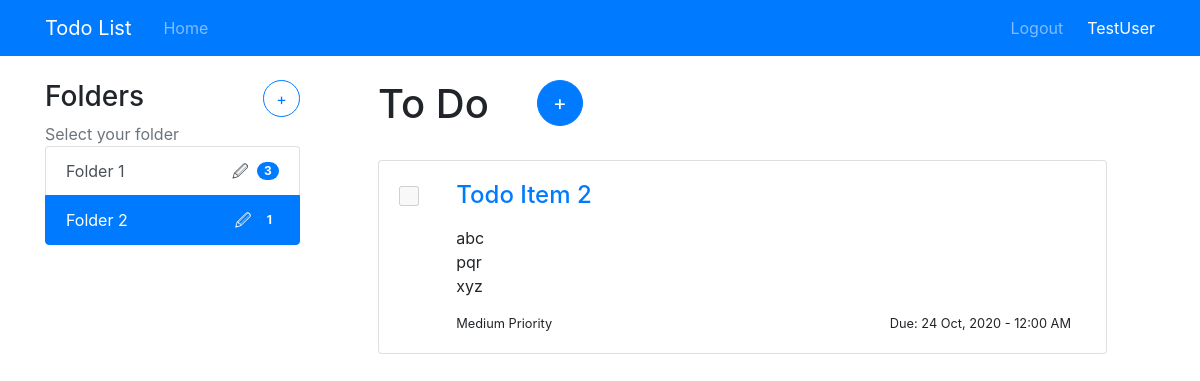
/11/ (signed in), run on the app's committed database.
### todo/models.py (models this page shows, shortened)
class Folder(models.Model):
    name = models.CharField(max_length=200)
    user = models.ForeignKey(User, on_delete=models.CASCADE)
    def no_of_entries(self):
        return self.entry_set.count()

class Entry(models.Model):
    name = models.CharField(max_length=200)
    description = models.TextField()
    date_created = models.DateTimeField(default=timezone.now)
    due_date = models.DateTimeField()
    priority = models.PositiveIntegerField(default=1, choices=PRIORITY_CHOICES)
    completed = models.BooleanField(default=False)
    folder = models.ForeignKey(Folder, on_delete=models.CASCADE)

### todo/views.py (the view)
# urls.py: path('<int:folder_id>/', views.folder, name='folder'),
@login_required
def folder(request, folder_id):
    try:
        folder = Folder.objects.get(pk=folder_id)
        if folder.user != request.user:
            return home(request)
    except Folder.DoesNotExist:
        return home(request)
    context = {
        "folders": request.user.folder_set.all(),
        "current_folder": folder
    }
    return render(request, "todo/home.html", context)

### todo/templates/todo/home.html (shortened to what this page needs)
{% extends "todo/base.html" %}
{% block content %}
    <div class="row">
        <div class="col-md-3">
            <div class="content-section">
                <div class="row">
                    <div class="col-12 d-flex">
                        <h3>Folders</h3>
                        <a class="btn btn-outline-primary rounded-circle ml-auto" href="{% url 'todo:create_folder' %}" style="width: 37px; height: 37px">
                            <span style="font-size:1rem;"> + </span>
                        </a>
                    </div>
                </div>
                <div class='text-muted '>Select your folder
                </div>
                <div class="list-group ">
                    {% for folder in folders %}
                        <span
                        class="list-group-item list-group-item-action d-flex align-items-center {% if folder == current_folder %}active{% endif %}">
                            <a href="{% url 'todo:folder' folder.id %}" {% if folder == current_folder %}style="color:#fff;"{% else %}style="color:#495057;"{% endif %}>
                                {{ folder.name }}
                            </a>
                            <a class="ml-auto mr-2" href="{% url 'todo:update_folder' folder.id %}" {% if folder == current_folder %}style="color:#fff;"{% else %}style="color:#495057;"{% endif %}> 🖉 </a>
                            <span class="badge badge-primary badge-pill">{{ folder.no_of_entries }}</span>
                        </span>
                    {% endfor %}
                </div>
            </div>
        </div>
        <div class="col-md-9">
            <div class="row">
                <div class="col-12 d-flex ml-5 mb-4">
                    <h1>To Do</h1>
                    <a class="btn btn-primary rounded-circle ml-5" href="{% url 'todo:new_entry' %}" style="width: 46px; height: 46px">
                        <span style="font-size:1.3rem;"> + </span>
                    </a>
                </div>
            </div>
            {% for entry in current_folder.entry_set.all %}
            <div class="card mx-5 mb-4">
                <div class="card-body">
                    <div class="container">
                        <div class="row">
                            <div class="col-1 form-check">
                                <input class="form-check-input position-static" style="width: 20px; height: 20px;" type="checkbox"
                                {% if entry.completed %} checked="checked" {% endif %} disabled >
                            </div>
                            <div class="col pl-0">
                                <h4 class="card-title"><a href="{% url 'todo:update_entry' entry.id %}">
                                        {{ entry.name }}
                                </a></h4>
                                <p class="card-text">{{ entry.description|linebreaks }}</p>
                                <small class="card-text float-left">{{ entry.get_priority_display }}</small>
                                <small class="card-text float-right">Due: {{ entry.due_date|date:"d M, Y - g:i A" }}</small>
                            </div>
                        </div>
                    </div>
                </div>
            </div>
            {% endfor %}
        </div>
    </div>
{% endblock content %}

### todo/templates/todo/base.html (shortened to what this page needs)
<!DOCTYPE html>
<html lang="en">
    <head>
        <link rel="stylesheet" href="https://cdn.jsdelivr.net/npm/bootstrap@4.5.3/dist/css/bootstrap.min.css">
    </head>
    <body style="margin-top:5rem">
        <header class="site-header">
            <nav class="navbar navbar-expand-md navbar-dark bg-primary fixed-top">
                <div class="container">
                    <a class="navbar-brand mr-4" href="{% url 'todo:home' %}">Todo List</a>
                    <div class="collapse navbar-collapse" id="navbarToggle">
                        <div class="navbar-nav mr-auto">
                            <a class="nav-item nav-link" href="{% url 'todo:home' %}">Home</a>
                        </div>
                        <div class="navbar-nav">
                            {% if user.is_authenticated %}
                                <a class="nav-item nav-link" href="{% url 'logout' %}">Logout</a>
                                <span class="navbar-text text-white ml-3">{{ user }}</span>
                            {% else %}
                                <a class="nav-item nav-link" href="{% url 'login' %}">Login</a>
                                <a class="nav-item nav-link" href="{% url 'register' %}">Register</a>
                            {% endif %}
                        </div>
                    </div>
                </div>
            </nav>
        </header>
        <main role="main" class="container mt-10">
            {% block content %}{% endblock %}
        </main>
</body>
</html>

### data on the page
Folder: name "Folder 1", no_of_entries "3"
Folder: name "Folder 2", no_of_entries "1"
Entry: name "Todo Item 2", description "abc pqr xyz", priority "Medium Priority", due_date "24 Oct, 2020 - 12:00 AM"

### other printed values
{{ user }} "TestUser"
